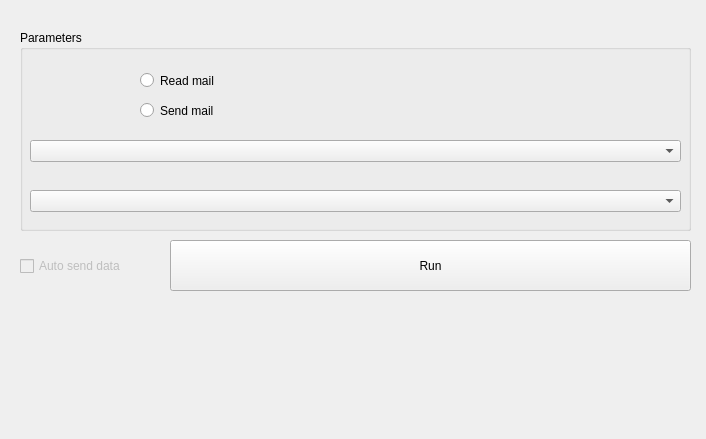
<?xml version="1.0" encoding="UTF-8"?>
<ui version="4.0">
 <class>Form</class>
 <widget class="QWidget" name="Form">
  <property name="geometry">
   <rect>
    <x>0</x>
    <y>0</y>
    <width>706</width>
    <height>439</height>
   </rect>
  </property>
  <property name="windowTitle">
   <string>Form</string>
  </property>
  <widget class="QPushButton" name="pushButton">
   <property name="geometry">
    <rect>
     <x>170</x>
     <y>240</y>
     <width>521</width>
     <height>51</height>
    </rect>
   </property>
   <property name="text">
    <string>Run</string>
   </property>
  </widget>
  <widget class="QGroupBox" name="groupBox">
   <property name="geometry">
    <rect>
     <x>20</x>
     <y>30</y>
     <width>671</width>
     <height>201</height>
    </rect>
   </property>
   <property name="title">
    <string>Parameters</string>
   </property>
   <widget class="QRadioButton" name="radioButton">
    <property name="geometry">
     <rect>
      <x>120</x>
      <y>40</y>
      <width>171</width>
      <height>21</height>
     </rect>
    </property>
    <property name="text">
     <string>Read mail</string>
    </property>
   </widget>
   <widget class="QComboBox" name="comboBox">
    <property name="geometry">
     <rect>
      <x>10</x>
      <y>110</y>
      <width>651</width>
      <height>22</height>
     </rect>
    </property>
    <property name="editable">
     <bool>false</bool>
    </property>
   </widget>
   <widget class="QRadioButton" name="radioButton_2">
    <property name="geometry">
     <rect>
      <x>120</x>
      <y>70</y>
      <width>181</width>
      <height>21</height>
     </rect>
    </property>
    <property name="text">
     <string>Send mail</string>
    </property>
   </widget>
   <widget class="QComboBox" name="comboBox_2">
    <property name="geometry">
     <rect>
      <x>10</x>
      <y>160</y>
      <width>651</width>
      <height>22</height>
     </rect>
    </property>
    <property name="editable">
     <bool>false</bool>
    </property>
   </widget>
  </widget>
  <widget class="QCheckBox" name="checkBox_send">
   <property name="enabled">
    <bool>false</bool>
   </property>
   <property name="geometry">
    <rect>
     <x>20</x>
     <y>258</y>
     <width>131</width>
     <height>16</height>
    </rect>
   </property>
   <property name="text">
    <string>Auto send data</string>
   </property>
  </widget>
 </widget>
 <resources/>
 <connections/>
</ui>
